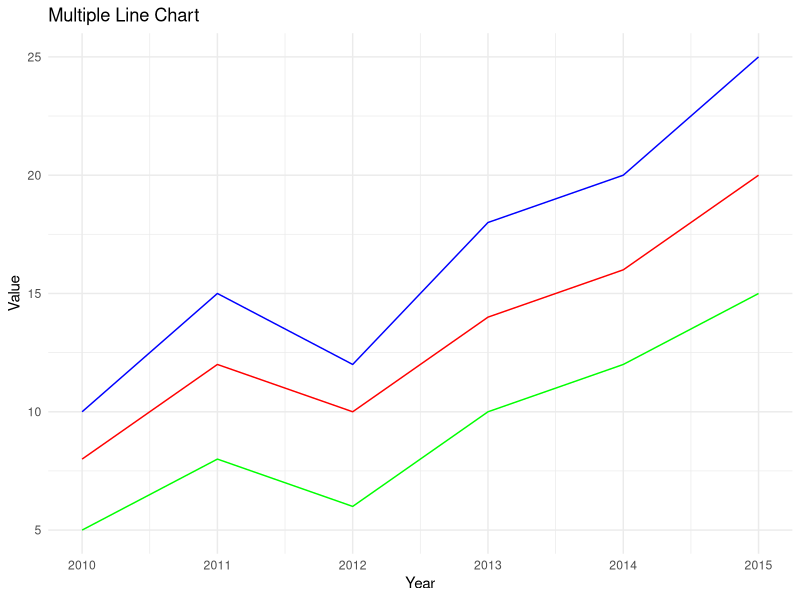

Recreate this plot in R.
library(ggplot2)

# Sample data
df <- data.frame(
  Year = c(2010, 2011, 2012, 2013, 2014, 2015),
  Line1 = c(10, 15, 12, 18, 20, 25),
  Line2 = c(8, 12, 10, 14, 16, 20),
  Line3 = c(5, 8, 6, 10, 12, 15)
)

# Create a line chart with multiple lines
ggplot(df, aes(x = Year)) +
  geom_line(aes(y = Line1), color = "blue") +
  geom_line(aes(y = Line2), color = "red") +
  geom_line(aes(y = Line3), color = "green") +
  
  # Add title
  labs(title = "Multiple Line Chart") +
  
  # Customize axis labels
  labs(x = "Year", y = "Value") +
  
  # Customize the theme
  theme_minimal()
